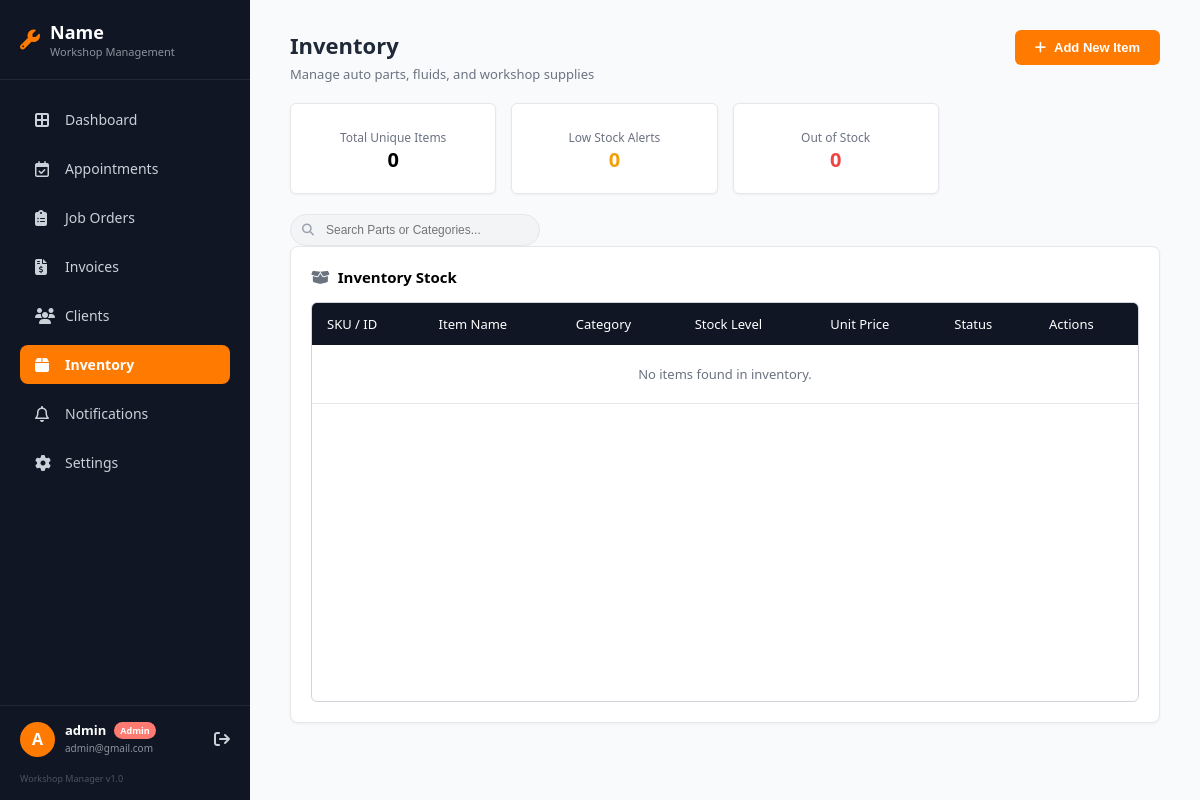
Page /inventory.php (signed in) on the earlier database version.
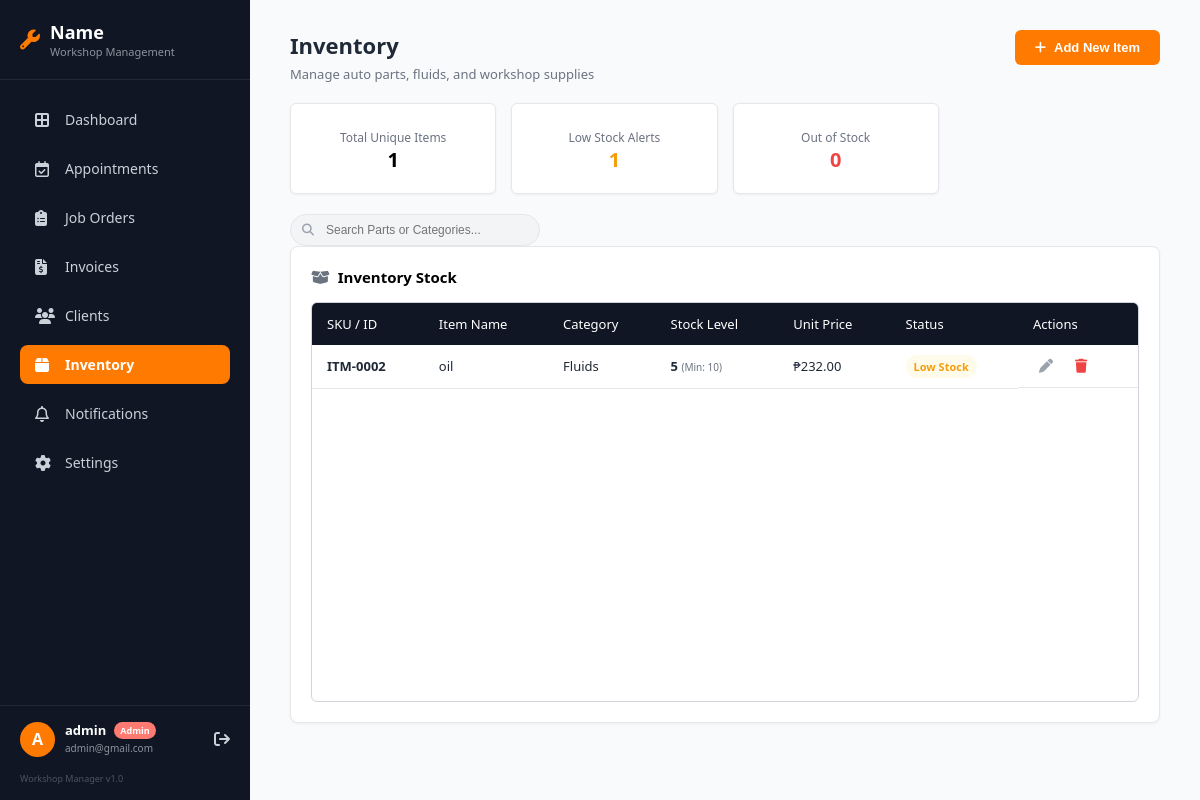
Same page on the later database version.
### tables this page shows
CREATE TABLE `inventory` (
  `id` int(11) NOT NULL,
  `item_name` varchar(100) NOT NULL,
  `category` enum('Fluids','Filters','Brakes','Ignition','Electrical','Accessories') NOT NULL,
  `quantity` int(11) NOT NULL DEFAULT 0,
  `min_stock` int(11) NOT NULL DEFAULT 0,
  `price` decimal(10,2) NOT NULL,
  `status` enum('In Stock','Low Stock','Out of Stock') DEFAULT 'In Stock',
  `created_at` timestamp NOT NULL DEFAULT current_timestamp()
);

### inventory.php (the view, shortened to what the changed rows need)
<?php
require 'db.php';
$totalProducts = $pdo->query("SELECT COUNT(*) FROM inventory")->fetchColumn();
$lowStockCount = $pdo->query("SELECT COUNT(*) FROM inventory WHERE status = 'Low Stock' OR (quantity <= min_stock AND quantity > 0)")->fetchColumn();
?>
<!DOCTYPE html>
<html lang="en">
<head>
    <link rel="stylesheet" href="https://cdnjs.cloudflare.com/ajax/libs/font-awesome/6.4.0/css/all.min.css">
</head>
<body>
    <aside class="sidebar">
        <div class="sidebar-header">
            <div>
                <h2>Name</h2>
            </div>
        </div>
    </aside>
    <main class="main-content">
        <div class="top-header">
            <div>
                <h1>Inventory</h1>
            </div>
        </div>
        <div class="stats-grid">
            <div class="stat-card">
                <p>Total Unique Items</p>
                <h3><?php echo $totalProducts; ?></h3>
            </div>
            <div class="stat-card">
                <p>Low Stock Alerts</p>
                <h3 style="color: #f59e0b;"><?php echo $lowStockCount; ?></h3>
            </div>
        </div>
        <div class="table-card">
            <div class="table-card-header">
                <h2><i class="fa-solid fa-box-open"></i> Inventory Stock</h2>
            </div>
            <div class="table-wrapper">
                <table>
                    <thead>
                        <tr>
                            <th>SKU / ID</th>
                            <th>Item Name</th>
                            <th>Category</th>
                            <th>Stock Level</th>
                            <th>Unit Price</th>
                            <th>Status</th>
                            <th>Actions</th>
                        </tr>
                    </thead>
                    <tbody>
                        <?php
                        $stmt = $pdo->query("SELECT * FROM inventory ORDER BY category ASC, item_name ASC");
                        $inventory_items = $stmt->fetchAll();
                        if (count($inventory_items) > 0) {
                            foreach ($inventory_items as $item) {
                                $status = 'In Stock';
                                $statusClass = 'In-Stock';
                                if ($item['quantity'] == 0) {
                                    $status = 'Out of Stock';
                                    $statusClass = 'Out-of-Stock';
                                } elseif ($item['quantity'] <= $item['min_stock']) {
                                    $status = 'Low Stock';
                                    $statusClass = 'Low-Stock';
                                }
                                echo "<tr>";
                                echo "<td><strong>ITM-" . str_pad($item['id'], 4, '0', STR_PAD_LEFT) . "</strong></td>";
                                echo "<td>" . htmlspecialchars($item['item_name']) . "</td>";
                                echo "<td>" . htmlspecialchars($item['category']) . "</td>";
                                echo "<td><strong>{$item['quantity']}</strong> <span style='font-size: 10px; color: var(--text-muted);'>(Min: {$item['min_stock']})</span></td>";
                                echo "<td>₱" . number_format($item['price'], 2) . "</td>";
                                echo "<td><span class='stock-badge {$statusClass}'>{$status}</span></td>";
                                echo "<td style='display: flex; gap: 5px;'>
                                        <button type='button' class='action-btn' title='Edit Stock' onclick='openEditModal({$item['id']}, \"" . htmlspecialchars(addslashes($item['item_name'])) . "\", \"{$item['category']}\", {$item['quantity']}, {$item['min_stock']}, {$item['price']})'>
                                            <i class='fa-solid fa-pen'></i>
                                        </button>
                                        <form method='POST' style='display:inline; margin: 0;' onsubmit=\"return confirm('Are you sure you want to delete this item from inventory?');\">
                                            <input type='hidden' name='delete_item' value='1'>
                                            <input type='hidden' name='item_id' value='{$item['id']}'>
                                            <button type='submit' class='action-btn' title='Delete Item' style='color: #ef4444;'>
                                                <i class='fa-solid fa-trash'></i>
                                            </button>
                                        </form>
                                      </td>";
                            }
                        } else {
                            echo "<tr><td colspan='7' style='text-align:center; padding: 20px; color: var(--text-muted);'>No items found in inventory.</td></tr>";
                        }
                        ?>
                    </tbody>
                </table>
            </div>
        </div>
    </main>
</body>
</html>
</body>
</html>

Differences in the rows shown:
added inventory: id "0002", item_name "oil", category "Fluids", quantity "5", min_stock "10", price "232.00", status "Low Stock"
Other differences:
$totalProducts: "0" → "1"
$lowStockCount: "0" → "1"
text no longer shown: "No items found in inventory."
